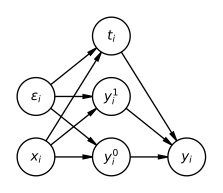

This figure's Python source:

import daft

# linear regression
pgm = daft.PGM()
pgm.add_node("x", r"$x_{i}$", 0.5, 1.4)
pgm.add_node("eps", r"$\epsilon_{i}$", 0.5, 2.2)
pgm.add_node("t", r"$t_{i}$", 1.5, 3)
pgm.add_node("y0", r"$y_{i}^0$", 1.5, 1.4)
pgm.add_node("y1", r"$y_{i}^1$", 1.5, 2.2)
pgm.add_node("y", r"$y_{i}$", 2.5, 1.4)

pgm.add_edge("x", "y0")
pgm.add_edge("x", "y1")
pgm.add_edge("eps", "y0")
pgm.add_edge("eps", "y1")
pgm.add_edge("eps", "t")
pgm.add_edge("x", "t")
pgm.add_edge("t", "y")
pgm.add_edge("y0", "y")
pgm.add_edge("y1", "y")

pgm.render()
pgm.savefig("credence_dag.svg", dpi=800)

